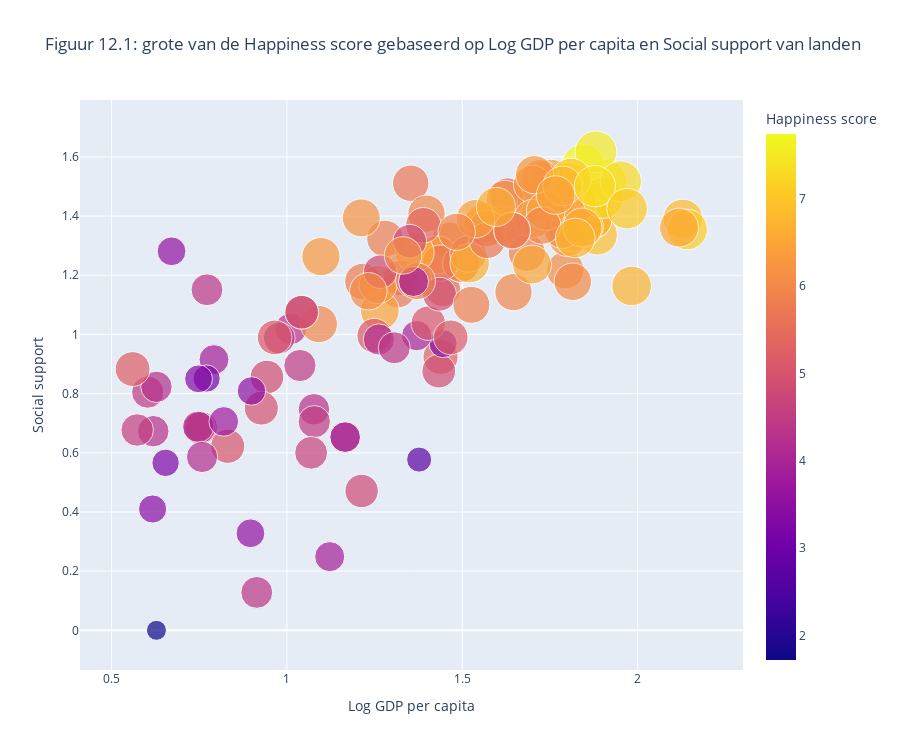
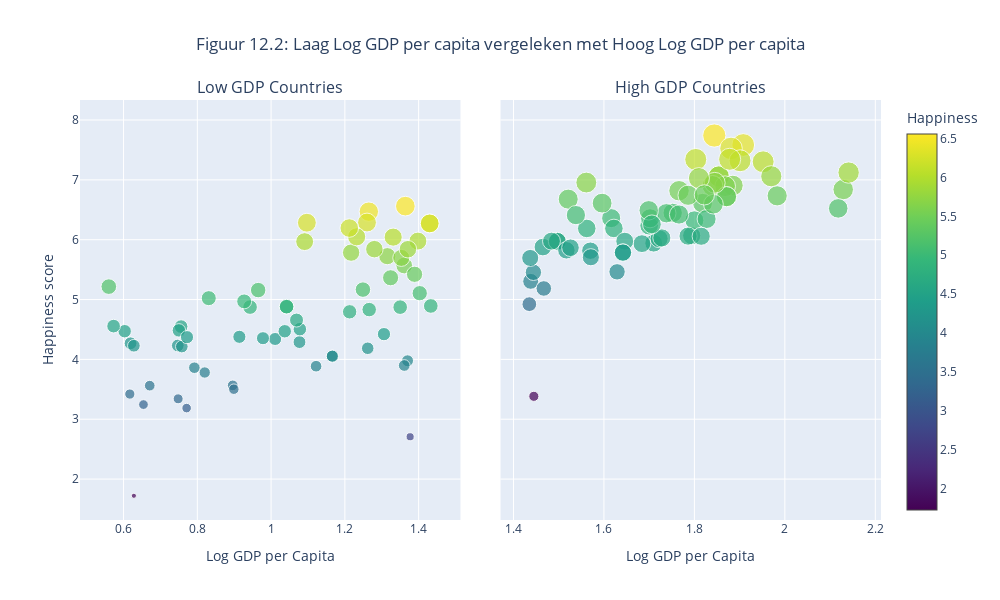

Source (notebook cell) for these figures, in order:
### Code cell
# Verwijder alle rijen waar één van deze kolommen NaN is
df_clean = df123.dropna(subset=['Log GDP per capita', 'Ladder score', 'Social support'])
# Venezuela heeft 0 GDP, dus die wordt ook gedropt. 
if 'Venezuela' in df_clean['country'].values:
    # Drop Venezuela van de DataFrame
    df_clean = df_clean[df_clean['country'] != 'Venezuela']
# Maak de bubble plot op de schone data
figbub = px.scatter(
    df_clean,
    x='Log GDP per capita',
    y='Social support',
    size='Ladder score',
    color='Ladder score',
    hover_name='country',
    size_max=30,
    height=750,
    title='Figuur 12.1: grote van de Happiness score gebaseerd op Log GDP per capita en Social support van landen',
    labels={
        'Log GDP per capita': 'Log GDP per capita',
        'Ladder score': 'Happiness score',
        'Social support': 'Social support'
    }
)
# Toon figuur bubbleplot
figbub.show()

# Defineeer GDP threshold (median or another logical cutoff)
gdp_threshold = df_clean['Log GDP per capita'].median()

# masks voor low en high GDP landen
low_gdp = df_clean[df_clean['Log GDP per capita'] < gdp_threshold]
high_gdp = df_clean[df_clean['Log GDP per capita'] >= gdp_threshold]

# subplot met 2 kolommen om naast elkaar te staan
lowhighfig = make_subplots(
    rows=1, cols=2,
    subplot_titles=("Low GDP Countries", "High GDP Countries"),
    shared_yaxes=True,
    horizontal_spacing=0.05
)

# Low GDP countries scatterplot
lowhighfig.add_trace(
    go.Scatter(
        x=low_gdp['Log GDP per capita'],
        y=low_gdp['Ladder score'],
        mode='markers',
        marker=dict(
            size=low_gdp['Ladder score'] * 3, # Multiplier voor bubble grote
            color=low_gdp['Ladder score'],
            colorscale='viridis',  
            colorbar=dict(title='Happiness'),
            opacity=0.7,
            showscale=True
        ),
        text=low_gdp['country'], 
        customdata=np.stack((low_gdp['Social support'],), axis=-1),
        hovertemplate='<b>%{text}</b><br>GDP: %{x:.2f}<br>Social Support: %{customdata[0]:.2f}<br>Happiness: %{y:.2f}<extra></extra>',
    ),
    row=1, col=1
)

# High GDP countries scatterplot
lowhighfig.add_trace(
    go.Scatter(
        x=high_gdp['Log GDP per capita'],
        y=high_gdp['Ladder score'],
        mode='markers',
        marker=dict(
            size=high_gdp['Ladder score'] * 3, # Multiplier voor bubble grote
            color=high_gdp['Ladder score'],
            colorscale='viridis',  
            showscale=False,
            opacity=0.7
        ),
        text=high_gdp['country'], 
        customdata=np.stack((high_gdp['Social support'],), axis=-1),
        hovertemplate='<b>%{text}</b><br>GDP: %{x:.2f}<br>Social Support: %{customdata[0]:.2f}<br>Happiness: %{y:.2f}<extra></extra>',
    ),
    row=1, col=2
)

# Update layout
lowhighfig.update_layout(
    title_text='Figuur 12.2: Laag Log GDP per capita vergeleken met Hoog Log GDP per capita',
    title_x=0.5,
    height=600,
    width=1000,
    showlegend=False,
    hoverlabel=dict(
        bgcolor="white",
        font_size=12,
        font_family="Arial"
    )
)

# Update x en y labels
lowhighfig.update_xaxes(title_text='Log GDP per Capita', row=1, col=1)
lowhighfig.update_xaxes(title_text='Log GDP per Capita', row=1, col=2)
lowhighfig.update_yaxes(title_text='Happiness score', row=1, col=1)

# Toon figuur bubblescatterplot
lowhighfig.show()

### Figure 1 — Plotly figure (JSON) as saved in the notebook; plotly's stock layout.template omitted (floating-point values rounded to 4 significant figures; data arrays with more than 128 entries replaced by an {"elided": "..."} marker saying what was removed)
{"data": [{"hovertemplate": "<b>%{hovertext}</b><br><br>Log GDP per capita=%{x}<br>Social support=%{y}<br>Happiness score=%{marker.color}<extra></extra>", "hovertext": {"elided": "133 str values"}, "legendgroup": "", "marker": {"color": {"elided": "133 float values"}, "coloraxis": "coloraxis", "size": {"elided": "133 float values"}, "sizemode": "area", "sizeref": 0.008601, "symbol": "circle"}, "mode": "markers", "name": "", "orientation": "v", "showlegend": false, "type": "scatter", "x": {"elided": "133 float values"}, "xaxis": "x", "y": {"elided": "133 float values"}, "yaxis": "y"}], "layout": {"coloraxis": {"colorbar": {"title": {"text": "Happiness score"}}, "colorscale": [[0.0, "#0d0887"], [0.1111, "#46039f"], [0.2222, "#7201a8"], [0.3333, "#9c179e"], [0.4444, "#bd3786"], [0.5556, "#d8576b"], [0.6667, "#ed7953"], [0.7778, "#fb9f3a"], [0.8889, "#fdca26"], [1.0, "#f0f921"]]}, "height": 750, "legend": {"itemsizing": "constant", "tracegroupgap": 0}, "title": {"text": "Figuur 12.1: grote van de Happiness score gebaseerd op Log GDP per capita en Social support van landen"}, "xaxis": {"anchor": "y", "domain": [0.0, 1.0], "title": {"text": "Log GDP per capita"}}, "yaxis": {"anchor": "x", "domain": [0.0, 1.0], "title": {"text": "Social support"}}}}

### Figure 2 — Plotly figure (JSON) as saved in the notebook; plotly's stock layout.template omitted (floating-point values rounded to 4 significant figures)
{"data": [{"customdata": [[0.0], [1.191], [0.876], [0.249], [0.128], [1.179], [1.269], [1.269], [0.685], [1.019], [0.856], [0.805], [0.328], [1.151], [0.996], [1.08], [0.915], [1.038], [0.684], [0.747], [1.169], [0.622], [1.035], [0.653], [0.653], [1.184], [0.996], [1.324], [0.983], [0.895], [1.277], [0.577], [0.851], [0.673], [0.823], [0.41], [0.688], [0.705], [1.511], [0.471], [0.883], [0.988], [1.212], [0.99], [1.263], [0.677], [1.075], [1.075], [0.6], [1.408], [1.18], [1.146], [0.751], [0.566], [1.369], [1.179], [0.706], [0.586], [0.955], [1.151], [1.315], [1.394], [1.267], [1.281], [0.809], [0.85]], "hovertemplate": "<b>%{text}</b><br>GDP: %{x:.2f}<br>Social Support: %{customdata[0]:.2f}<br>Happiness: %{y:.2f}<extra></extra>", "marker": {"color": [1.721, 5.364, 4.893, 3.886, 4.377, 5.784, 6.272, 6.272, 4.548, 4.341, 4.874, 4.471, 3.566, 5.725, 3.977, 6.469, 3.861, 5.106, 4.485, 4.289, 6.287, 5.023, 5.968, 4.054, 4.054, 5.568, 5.166, 5.842, 4.186, 4.47, 6.561, 2.707, 3.186, 4.269, 4.228, 3.421, 4.232, 4.505, 5.696, 4.795, 5.216, 4.354, 4.832, 5.158, 6.284, 4.556, 4.881, 4.881, 4.657, 5.977, 5.841, 6.048, 4.969, 3.245, 5.422, 3.898, 3.781, 4.214, 4.422, 4.372, 4.873, 6.195, 6.043, 3.561, 3.502, 3.341], "colorbar": {"title": {"text": "Happiness"}}, "colorscale": [[0.0, "#440154"], [0.1111, "#482878"], [0.2222, "#3e4989"], [0.3333, "#31688e"], [0.4444, "#26828e"], [0.5556, "#1f9e89"], [0.6667, "#35b779"], [0.7778, "#6ece58"], [0.8889, "#b5de2b"], [1.0, "#fde725"]], "opacity": 0.7, "showscale": true, "size": [5.163, 16.09, 14.68, 11.66, 13.13, 17.35, 18.82, 18.82, 13.64, 13.02, 14.62, 13.41, 10.7, 17.17, 11.93, 19.41, 11.58, 15.32, 13.46, 12.87, 18.86, 15.07, 17.9, 12.16, 12.16, 16.7, 15.5, 17.53, 12.56, 13.41, 19.68, 8.121, 9.558, 12.81, 12.68, 10.26, 12.7, 13.52, 17.09, 14.38, 15.65, 13.06, 14.5, 15.47, 18.85, 13.67, 14.64, 14.64, 13.97, 17.93, 17.52, 18.14, 14.91, 9.735, 16.27, 11.69, 11.34, 12.64, 13.27, 13.12, 14.62, 18.59, 18.13, 10.68, 10.51, 10.02]}, "mode": "markers", "text": ["Afghanistan", "Algeria", "Azerbaijan", "Bangladesh", "Benin", "Bolivia", "Brazil", "Brazil", "Burkina Faso", "Cambodia", "Cameroon", "Chad", "Comoros", "Ecuador", "Egypt", "El Salvador", "Ethiopia", "Gabon", "Gambia", "Ghana", "Guatemala", "Guinea", "Honduras", "India", "India", "Indonesia", "Iraq", "Jamaica", "Jordan", "Kenya", "Kosovo", "Lebanon", "Lesotho", "Liberia", "Madagascar", "Malawi", "Mali", "Mauritania", "Mongolia", "Morocco", "Mozambique", "Myanmar", "Namibia", "Nepal", "Nicaragua", "Niger", "Nigeria", "Nigeria", "Pakistan", "Paraguay", "Peru", "Philippines", "Senegal", "Sierra Leone", "South Africa", "Sri Lanka", "Tanzania", "Togo", "Tunisia", "Uganda", "Ukraine", "Uzbekistan", "Vietnam", "Yemen", "Zambia", "Zimbabwe"], "type": "scatter", "x": [0.628, 1.324, 1.433, 1.122, 0.914, 1.217, 1.43, 1.43, 0.756, 1.011, 0.943, 0.603, 0.896, 1.315, 1.37, 1.265, 0.792, 1.403, 0.75, 1.077, 1.26, 0.831, 1.091, 1.166, 1.166, 1.361, 1.249, 1.28, 1.262, 1.037, 1.364, 1.377, 0.771, 0.619, 0.628, 0.617, 0.747, 1.078, 1.353, 1.213, 0.56, 0.978, 1.266, 0.965, 1.097, 0.573, 1.042, 1.042, 1.069, 1.398, 1.371, 1.232, 0.927, 0.654, 1.389, 1.361, 0.82, 0.758, 1.306, 0.772, 1.35, 1.212, 1.331, 0.671, 0.899, 0.748], "xaxis": "x", "y": [1.721, 5.364, 4.893, 3.886, 4.377, 5.784, 6.272, 6.272, 4.548, 4.341, 4.874, 4.471, 3.566, 5.725, 3.977, 6.469, 3.861, 5.106, 4.485, 4.289, 6.287, 5.023, 5.968, 4.054, 4.054, 5.568, 5.166, 5.842, 4.186, 4.47, 6.561, 2.707, 3.186, 4.269, 4.228, 3.421, 4.232, 4.505, 5.696, 4.795, 5.216, 4.354, 4.832, 5.158, 6.284, 4.556, 4.881, 4.881, 4.657, 5.977, 5.841, 6.048, 4.969, 3.245, 5.422, 3.898, 3.781, 4.214, 4.422, 4.372, 4.873, 6.195, 6.043, 3.561, 3.502, 3.341], "yaxis": "y"}, {"customdata": [[0.924], [1.381], [1.154], [1.461], [1.461], [1.336], [1.44], [1.318], [0.969], [1.469], [1.459], [1.369], [1.239], [1.239], [1.241], [1.373], [1.445], [1.217], [1.52], [1.272], [1.527], [1.572], [1.348], [0.99], [1.39], [1.39], [1.276], [1.528], [1.617], [1.136], [1.39], [1.513], [1.328], [1.354], [1.457], [1.364], [1.508], [1.1], [1.454], [1.355], [1.143], [1.444], [1.358], [1.241], [1.318], [1.462], [1.527], [1.517], [1.392], [1.417], [1.368], [1.236], [1.351], [1.351], [1.361], [1.391], [1.361], [1.54], [1.502], [1.178], [1.471], [1.501], [1.425], [1.347], [1.164], [1.326], [1.431]], "hovertemplate": "<b>%{text}</b><br>GDP: %{x:.2f}<br>Social Support: %{customdata[0]:.2f}<br>Happiness: %{y:.2f}<extra></extra>", "marker": {"color": [5.304, 6.188, 5.455, 7.057, 7.057, 6.905, 6.894, 5.877, 3.383, 5.463, 6.9, 6.36, 5.973, 5.973, 5.695, 6.955, 5.942, 6.068, 7.583, 5.823, 6.448, 7.741, 6.609, 5.185, 6.719, 6.719, 5.934, 6.017, 7.525, 4.923, 6.838, 7.341, 6.324, 6.06, 6.188, 6.951, 6.234, 5.866, 6.818, 7.122, 5.975, 6.346, 5.816, 6.678, 5.707, 7.319, 7.029, 7.302, 6.358, 6.442, 6.03, 6.491, 5.785, 5.785, 6.594, 6.411, 6.523, 6.257, 6.743, 6.058, 6.421, 7.344, 7.06, 5.976, 6.733, 6.749, 6.611], "colorscale": [[0.0, "#440154"], [0.1111, "#482878"], [0.2222, "#3e4989"], [0.3333, "#31688e"], [0.4444, "#26828e"], [0.5556, "#1f9e89"], [0.6667, "#35b779"], [0.7778, "#6ece58"], [0.8889, "#b5de2b"], [1.0, "#fde725"]], "opacity": 0.7, "showscale": false, "size": [15.91, 18.56, 16.37, 21.17, 21.17, 20.71, 20.68, 17.63, 10.15, 16.39, 20.7, 19.08, 17.92, 17.92, 17.09, 20.87, 17.83, 18.2, 22.75, 17.47, 19.34, 23.22, 19.83, 15.55, 20.16, 20.16, 17.8, 18.05, 22.58, 14.77, 20.51, 22.02, 18.97, 18.18, 18.56, 20.85, 18.7, 17.6, 20.45, 21.37, 17.92, 19.04, 17.45, 20.03, 17.12, 21.96, 21.09, 21.91, 19.07, 19.33, 18.09, 19.47, 17.36, 17.36, 19.78, 19.23, 19.57, 18.77, 20.23, 18.17, 19.26, 22.03, 21.18, 17.93, 20.2, 20.25, 19.83]}, "mode": "markers", "text": ["Albania", "Argentina", "Armenia", "Australia", "Australia", "Austria", "Belgium", "Bosnia and Herzegovina", "Botswana", "Bulgaria", "Canada", "Chile", "China", "China", "Colombia", "Costa Rica", "Croatia", "Cyprus", "Denmark", "Dominican Republic", "Estonia", "Finland", "France", "Georgia", "Germany", "Germany", "Greece", "Hungary", "Iceland", "Iran", "Ireland", "Israel", "Italy", "Japan", "Kazakhstan", "Kuwait", "Latvia", "Libya", "Lithuania", "Luxembourg", "Malaysia", "Malta", "Mauritius", "Mexico", "Montenegro", "Netherlands", "New Zealand", "Norway", "Panama", "Poland", "Portugal", "Romania", "Russia", "Russia", "Saudi Arabia", "Serbia", "Singapore", "Slovakia", "Slovenia", "South Korea", "Spain", "Sweden", "Switzerland", "Thailand", "United Arab Emirates", "United Kingdom", "Uruguay"], "type": "scatter", "x": [1.438, 1.562, 1.444, 1.854, 1.854, 1.885, 1.868, 1.465, 1.445, 1.629, 1.84, 1.616, 1.497, 1.497, 1.437, 1.561, 1.71, 1.794, 1.908, 1.517, 1.752, 1.844, 1.818, 1.467, 1.871, 1.871, 1.684, 1.722, 1.881, 1.435, 2.129, 1.803, 1.8, 1.786, 1.622, 1.845, 1.7, 1.526, 1.766, 2.141, 1.646, 1.827, 1.57, 1.521, 1.571, 1.901, 1.81, 1.952, 1.702, 1.738, 1.728, 1.699, 1.642, 1.642, 1.842, 1.538, 2.118, 1.706, 1.786, 1.815, 1.766, 1.878, 1.97, 1.484, 1.983, 1.822, 1.596], "xaxis": "x2", "y": [5.304, 6.188, 5.455, 7.057, 7.057, 6.905, 6.894, 5.877, 3.383, 5.463, 6.9, 6.36, 5.973, 5.973, 5.695, 6.955, 5.942, 6.068, 7.583, 5.823, 6.448, 7.741, 6.609, 5.185, 6.719, 6.719, 5.934, 6.017, 7.525, 4.923, 6.838, 7.341, 6.324, 6.06, 6.188, 6.951, 6.234, 5.866, 6.818, 7.122, 5.975, 6.346, 5.816, 6.678, 5.707, 7.319, 7.029, 7.302, 6.358, 6.442, 6.03, 6.491, 5.785, 5.785, 6.594, 6.411, 6.523, 6.257, 6.743, 6.058, 6.421, 7.344, 7.06, 5.976, 6.733, 6.749, 6.611], "yaxis": "y2"}], "layout": {"annotations": [{"font": {"size": 16}, "showarrow": false, "text": "Low GDP Countries", "x": 0.2375, "xanchor": "center", "xref": "paper", "y": 1.0, "yanchor": "bottom", "yref": "paper"}, {"font": {"size": 16}, "showarrow": false, "text": "High GDP Countries", "x": 0.7625, "xanchor": "center", "xref": "paper", "y": 1.0, "yanchor": "bottom", "yref": "paper"}], "height": 600, "hoverlabel": {"bgcolor": "white", "font": {"family": "Arial", "size": 12}}, "showlegend": false, "title": {"text": "Figuur 12.2: Laag Log GDP per capita vergeleken met Hoog Log GDP per capita", "x": 0.5}, "width": 1000, "xaxis": {"anchor": "y", "domain": [0.0, 0.475], "title": {"text": "Log GDP per Capita"}}, "xaxis2": {"anchor": "y2", "domain": [0.525, 1.0], "title": {"text": "Log GDP per Capita"}}, "yaxis": {"anchor": "x", "domain": [0.0, 1.0], "title": {"text": "Happiness score"}}, "yaxis2": {"anchor": "x2", "domain": [0.0, 1.0], "matches": "y", "showticklabels": false}}}
